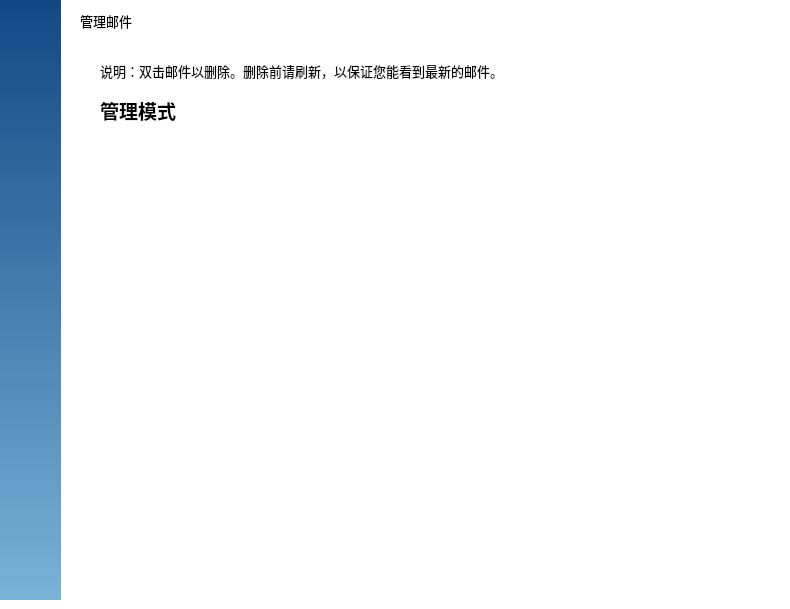
   <widget class="QWidget" name="deleteMode">
    <property name="styleSheet">
     <string notr="true">background-color: rgb(255, 255, 255);</string>
    </property>
    <widget class="QLabel" name="label_35">
     <property name="geometry">
      <rect>
       <x>0</x>
       <y>0</y>
       <width>61</width>
       <height>600</height>
      </rect>
     </property>
     <property name="styleSheet">
      <string notr="true">background-color: qlineargradient(spread:pad, x1:0, y1:0, x2:0, y2:1, stop:0 rgba(18, 72, 132, 255), stop:1 rgba(121, 179, 216, 255));</string>
     </property>
     <property name="text">
      <string/>
     </property>
    </widget>
    <widget class="QLabel" name="label_36">
     <property name="geometry">
      <rect>
       <x>80</x>
       <y>10</y>
       <width>291</width>
       <height>21</height>
      </rect>
     </property>
     <property name="font">
      <font>
       <family>微软雅黑</family>
       <pointsize>10</pointsize>
      </font>
     </property>
     <property name="text">
      <string>管理邮件</string>
     </property>
    </widget>
    <widget class="QLabel" name="label_37">
     <property name="geometry">
      <rect>
       <x>100</x>
       <y>100</y>
       <width>681</width>
       <height>21</height>
      </rect>
     </property>
     <property name="font">
      <font>
       <family>微软雅黑</family>
       <pointsize>14</pointsize>
       <weight>75</weight>
       <bold>true</bold>
      </font>
     </property>
     <property name="text">
      <string>管理模式</string>
     </property>
    </widget>
    <widget class="QLabel" name="label_38">
     <property name="geometry">
      <rect>
       <x>100</x>
       <y>60</y>
       <width>431</width>
       <height>21</height>
      </rect>
     </property>
     <property name="font">
      <font>
       <family>微软雅黑</family>
       <pointsize>10</pointsize>
      </font>
     </property>
     <property name="text">
      <string>说明：双击邮件以删除。删除前请刷新，以保证您能看到最新的邮件。</string>
     </property>
    </widget>
    <widget class="QTreeWidget" name="deleteList">
     <property name="geometry">
      <rect>
       <x>80</x>
       <y>140</y>
       <width>701</width>
       <height>451</height>
      </rect>
     </property>
     <property name="styleSheet">
      <string notr="true">QTreeWidget
{
border:none;
}


QScrollBar:vertical
{
    width:8px;
    background:rgba(0,0,0,0%);
    margin:0px,0px,0px,0px;
    padding-top:9px;   
    padding-bottom:9px;
}
QScrollBar::handle:vertical
{
    width:8px;
    background:rgba(0,0,0,25%);
    border-radius:4px;   
    min-height:20;
}
QScrollBar::handle:vertical:hover
{
    width:8px;
    background:rgba(0,0,0,50%);   
    border-radius:4px;
    min-height:20;
}
QScrollBar::add-line:vertical  
{
    height:9px;width:8px;
    border-image:url(:/images/a/3.png);
    subcontrol-position:bottom;
}
QScrollBar::sub-line:vertical  
{
    height:9px;width:8px;
    border-image:url(:/images/a/1.png);
    subcontrol-position:top;
}
QScrollBar::add-line:vertical:hover  
{
    height:9px;width:8px;
    border-image:url(:/images/a/4.png);
    subcontrol-position:bottom;
}
QScrollBar::sub-line:vertical:hover  
{
    height:9px;width:8px;
    border-image:url(:/images/a/2.png);
    subcontrol-position:top;
}
QScrollBar::add-page:vertical,QScrollBar::sub-page:vertical   
{
    background:rgba(0,0,0,10%);
    border-radius:4px;
}
QTextEdit{
border:none;
}</string>
     </property>
     <property name="alternatingRowColors">
      <bool>false</bool>
     </property>
     <property name="animated">
      <bool>true</bool>
     </property>
     <attribute name="headerVisible">
      <bool>false</bool>
     </attribute>
     <column>
      <property name="text">
       <string notr="true">1</string>
      </property>
     </column>
    </widget>
    <widget class="QPushButton" name="back_3">
     <property name="geometry">
      <rect>
       <x>10</x>
       <y>10</y>
       <width>41</width>
       <height>41</height>
      </rect>
     </property>
     <property name="font">
      <font>
       <family>微软雅黑</family>
       <pointsize>14</pointsize>
      </font>
     </property>
     <property name="styleSheet">
      <string notr="true">QPushButton{
border:none;
background:transparent;
}


</string>
     </property>
     <property name="text">
      <string/>
     </property>
     <property name="iconSize">
      <size>
       <width>24</width>
       <height>24</height>
      </size>
     </property>
    </widget>
   </widget>
